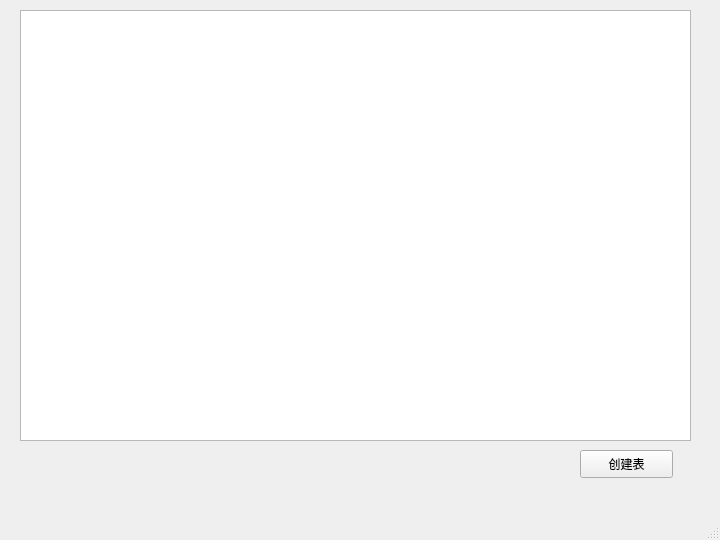
<?xml version="1.0" encoding="UTF-8"?>
<ui version="4.0">
 <class>MainWindow</class>
 <widget class="QMainWindow" name="MainWindow">
  <property name="geometry">
   <rect>
    <x>0</x>
    <y>0</y>
    <width>720</width>
    <height>540</height>
   </rect>
  </property>
  <property name="sizePolicy">
   <sizepolicy hsizetype="Fixed" vsizetype="Fixed">
    <horstretch>0</horstretch>
    <verstretch>0</verstretch>
   </sizepolicy>
  </property>
  <property name="windowTitle">
   <string>同步V1.0</string>
  </property>
  <widget class="QWidget" name="centralwidget">
   <property name="autoFillBackground">
    <bool>false</bool>
   </property>
   <widget class="QWidget" name="Qwidget1" native="true">
    <property name="geometry">
     <rect>
      <x>10</x>
      <y>0</y>
      <width>700</width>
      <height>500</height>
     </rect>
    </property>
    <widget class="QPushButton" name="Btn_CreatTable">
     <property name="geometry">
      <rect>
       <x>570</x>
       <y>450</y>
       <width>93</width>
       <height>28</height>
      </rect>
     </property>
     <property name="text">
      <string>创建表</string>
     </property>
    </widget>
    <widget class="QTableWidget" name="Mytable">
     <property name="geometry">
      <rect>
       <x>10</x>
       <y>10</y>
       <width>671</width>
       <height>431</height>
      </rect>
     </property>
    </widget>
   </widget>
  </widget>
  <widget class="QStatusBar" name="statusbar"/>
  <widget class="QMenuBar" name="menubar">
   <property name="geometry">
    <rect>
     <x>0</x>
     <y>0</y>
     <width>720</width>
     <height>26</height>
    </rect>
   </property>
  </widget>
 </widget>
 <resources/>
 <connections/>
</ui>
